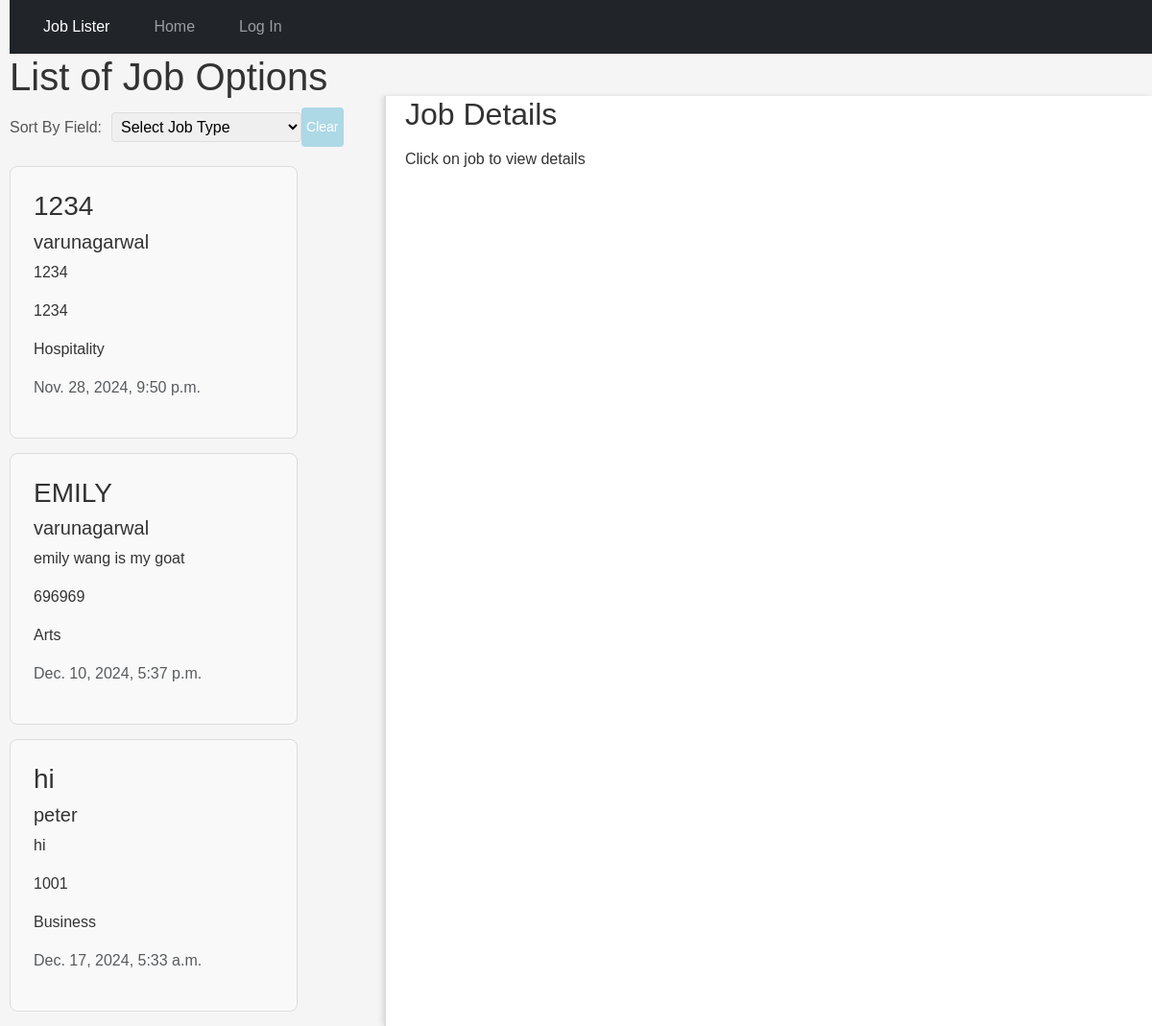
Page /view-listings/ on the earlier database version.
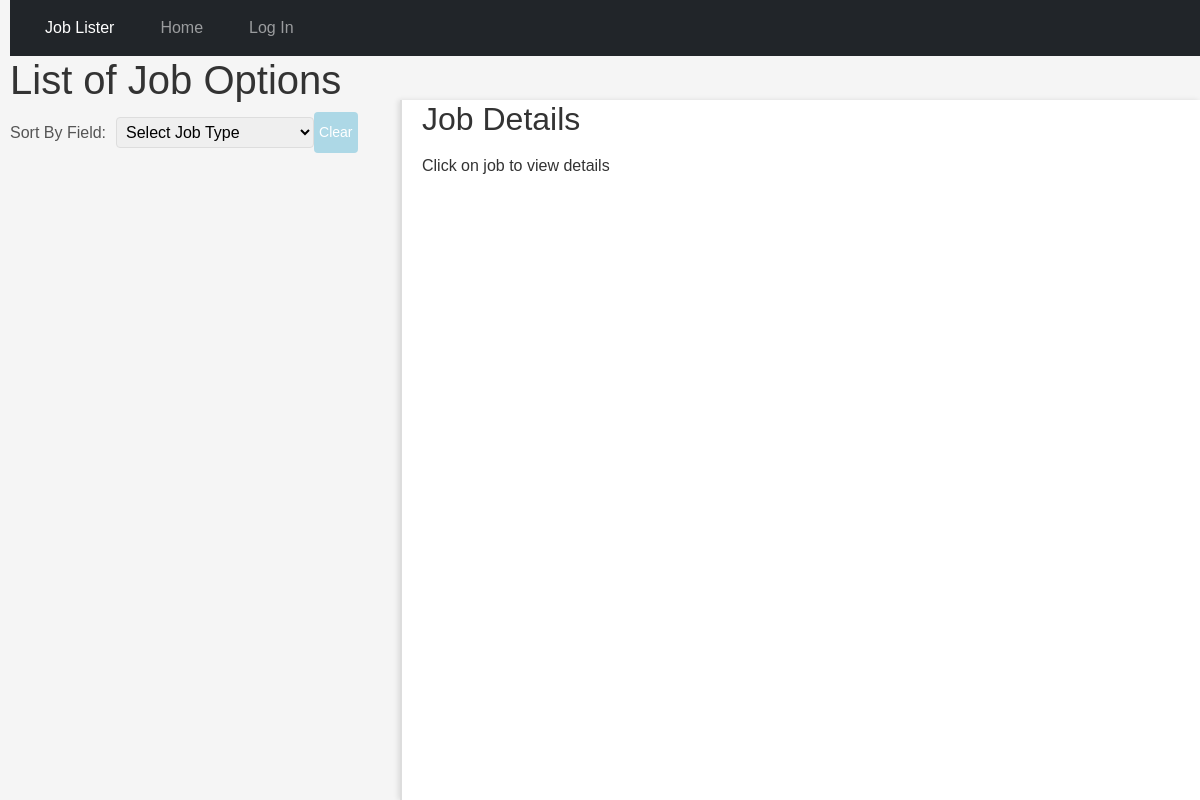
Same page on the later database version.
### joblist/models.py (models this page shows, shortened)
class JobListing(models.Model):
    jobtypechoices = ( ("Arts", "Arts"),
                      ("Business", "Business"),
                        ("Communications", "Communications"),
                        ("Education", "Education"),
                        ("Healthcare", "Healthcare"),
                        ("Hospitality", "Hospitality"),
                        ("Information Technology", "Information Technology"),
                        ("Law Enforcement", "Law Enforcement"),
                        ("Sales and Marketing", "Sales and Marketing"),
                        ("Science", "Science"),
                        ("Transportation", "Transportation"),
                        ("Other", "Other"
                        ))
    jobfield = models.CharField(
        choices=jobtypechoices,
        max_length=100,
        null=True,
        blank=True,
        default='other')
    job_title = models.CharField(max_length=100)
    description = models.TextField()
    date_posted = models.DateTimeField(default=timezone.now)
    salary = models.IntegerField()
    author = models.ForeignKey(User, on_delete=models.CASCADE)
    company_name = models.CharField(max_length=100, default='Unknown Company')
    status = models.TextField()

class CustomUser(AbstractUser):
    choices = ( ("Student", "Student"),
               ("Employer", "Employer"),
               ("Mentor", "Mentor"))
    role = models.CharField(max_length=20, choices = choices)

### joblist/views.py (the view)
# urls.py: path('view-listings/', views.listings, name="view-listings"),
def listings(request):
    jobs = JobListing.objects.all()
    jobtypechoices = ( ("Arts", "Arts"), ("Business", "Business"), ("Communications", "Communications"), ("Education", "Education"), ("Healthcare", "Healthcare"), ("Hospitality", "Hospitality"), ("Information Technology", "Information Technology"), ("Law Enforcement", "Law Enforcement"), ("Sales and Marketing", "Sales and Marketing"), ("Science", "Science"), ("Transportation", "Transportation"), ("Other", "Other" ))
    return render(request, 'joblist/view-listings.html', {"jobs": jobs, "displayform": False, "jobtypechoices": jobtypechoices})

### joblist/templates/joblist/view-listings.html (shortened to what this page needs)
{% extends "joblist/base.html" %}
{% block content %}
{% if displayform == False %}
<h1>List of Job Options</h1>
<div class = "sort-container">
<span>Sort By Field: </span>
<select id="job-type-dropdown" onchange="sortJobsByType()">
    <option value="">Select Job Type</option>
</select>
<button style="padding-right: 5px; padding-left: 5px; background: lightblue;" onClick = "sortJobsByType(true)" > Clear </button>
</div>
{% for job in jobs %}
<div class=' px-4 py-4 bg-lightblue job-box' style= "width:300px;" job-type-data = "{{job.jobfield}}">
<a href= "#" onclick = "managesidebar(' {{job.job_title}}', '{{job.author}}', '{{job.description}}', '{{job.salary}}', '{{job.company_name}}', '{{job.id}}', '{{job.jobfield}}')" class="text-decoration-none text-reset">
    <h3>{{job.job_title}}</h3>
    <h5>{{job.author}}</h5>
    <p>{{job.description|truncatewords:20}}</p>
    <p>{{job.salary}}</p>
    <p id = "job-type-data">{{job.jobfield}}</p>
    <p class = "text-muted">{{job.date_posted}}</p>
</a>
</div>
{% endfor %}
<div class = "sidebar" id = "sidebar">
    <h2>Job Details</h2>
    <p id = "job-description">Click on job to view details</p>
</div>
{% else %}
<form method="POST" action="">
    {% csrf_token %}
    {{ form.as_p }}
    <button type="submit">Submit Application</button>
</form>
{% endif %}
{% endblock content %}

### joblist/templates/joblist/base.html (shortened to what this page needs)
{% load static %}
<!doctype html>
<html lang="en">
  <head>
    <link rel="stylesheet" href="https://cdn.jsdelivr.net/npm/bootstrap@5.3.3/dist/css/bootstrap.min.css">
    <link rel="stylesheet" href="{% static 'css/styles.css' %}">
  </head>
  <body style="padding-left: 10px">
  {% if user.is_authenticated %}
  {% if user.is_superuser %}
  <nav class = "navbar navbar-expand-sm bg-dark navbar-dark">
    <div class = "container-fluid">
        <ul class = "navbar-nav">
          <li class = "nav-item">
            <a class = "nav-link active" href = "/">Job Lister</a>
          </li>
          <li class = "nav-item"><a class = "nav-link" href = "/">Home</a></li>
          <li class = "nav-item"><a class = "nav-link" href = "/approvelistings">View Pending Job Listings</a></li>
          <li class = "nav-item"><a class = "nav-link" href = "/approvementor">View Pending Mentor Applications</a></li>
          <li class = "nav-item"><a class = "nav-link" href = "{% url 'account_logout' %}">Log Out</a></li>
        </ul>
    </div>
  </nav>
    {% elif user.role == "Student" %}
    <nav class = "navbar navbar-expand-sm bg-dark navbar-dark">
      <div class = "container-fluid">
          <ul class = "navbar-nav">
            <li class = "nav-item">
              <a class = "nav-link active" href = "/">Job Lister</a>
            </li>
            <li class = "nav-item"><a class = "nav-link" href = "/">Home</a></li>
            <li class = "nav-item"><a class = "nav-link"href = "/view-listings">View Listings</a></li>
            <li class = "nav-item"><a class = "nav-link" href = "/profile">Profile</a></li>
            <li class = "nav-item"><a class = "nav-link" href = "{% url 'account_logout' %}">Log Out</a></li>
          </ul>
      </div>
    </nav>
    {% elif user.role == "Mentor" %}
    <nav class = "navbar navbar-expand-sm bg-dark navbar-dark">
      <div class = "container-fluid">
          <ul class = "navbar-nav">
            <li class = "nav-item">
              <a class = "nav-link active" href = "/">Job Lister</a>
            </li>
            <li class = "nav-item"><a class = "nav-link" href = "/">Home</a></li>
            <li class = "nav-item"><a class = "nav-link"href = "/mentorapply">Apply for Mentor</a></li>
            <li class = "nav-item"><a class = "nav-link" href = "/profile">Calander</a></li>
            <li class = "nav-item"><a class = "nav-link" href = "/profile">Students</a></li>
            <li class = "nav-item"><a class = "nav-link" href = "{% url 'account_logout' %}">Log Out</a></li>
          </ul>
      </div>
    </nav>
    {% else %}
    <nav class = "navbar navbar-expand-sm bg-dark navbar-dark">
      <div class = "container-fluid">
          <ul class = "navbar-nav">
            <li class = "nav-item">
              <a class = "nav-link active" href = "/">Job Lister</a>
            </li>
            <li class = "nav-item"><a class = "nav-link" href = "/">Home</a></li>
            <li class = "nav-item"><a class = "nav-link" href = "/make-listings">Make Listings</a></li>
            <li class = "nav-item"><a class = "nav-link" href = "/view-applications">View Applications</a></li>
            <li class = "nav-item"><a class = "nav-link" href = "/profile">Profile</a></li>
            <li class = "nav-item"><a class = "nav-link" href = "{% url 'account_logout' %}">Log Out</a></li>
          </ul>
      </div>
    </nav>
  {% endif %}
{% else %}
<nav class = "navbar navbar-expand-sm bg-dark navbar-dark">
  <div class = "container-fluid">
      <ul class = "navbar-nav">
        <li class = "nav-item">
          <a class = "nav-link active" href = "/">Job Lister</a>
        </li>
        <li class = "nav-item"><a class = "nav-link" href = "/">Home</a></li>
        <li class = "nav-item"><a class = "nav-link" href = "{% url 'account_login' %}">Log In</a></li>
      </ul>
  </div>
</nav>
{% endif %}
    {% block content %}
    {% endblock content %}
  </body>
</html>

### joblist/static/css/styles.css (style rules this page uses)
body { margin: 0; padding: 0; font-family: Arial, sans-serif; background-color: #f4f4f9; color: #333; }
nav { background-color: #333; color: #fff; padding: 10px 20px; display: flex; justify-content: space-between; align-items: center; }
nav a { color: #fff; text-decoration: none; margin: 0 15px; transition: color 0.3s ease; }
body { margin: 0; font-family: Arial, sans-serif; background-color: #f5f5f5; color: #333; overflow-x: hidden; overflow-y: scroll; }
a { text-decoration: none; color: #000080; transition: color 0.3s ease; }
.sidebar { position: fixed; top: 100px; right: 0; width: 800px; height: calc(100% - 100px); background-color: #ffffff; box-shadow: -2px 0 5px rgba(0, 0, 0, 0.1); border-left: 2px solid #ddd; padding-left: 20px; overflow-y: scroll; overflow-x: hidden; z-index: 1000; }
.sort-container { display: flex; align-items: center; margin-bottom: 20px; }
.sort-container span { margin-right: 10px; font-size: 16px; color: #555; }
#job-type-dropdown { padding: 5px; font-size: 16px; border: 1px solid #ddd; border-radius: 4px; }
button { background-color: #000080; color: #ffffff; border: none; padding: 10px 20px; border-radius: 4px; font-size: 14px; cursor: pointer; transition: background-color 0.3s ease; }

Differences in the rows shown:
removed JobListing: job_title "1234", author "varunagarwal", description "1234", salary "1234", jobfield "Hospitality", date_posted "Nov. 28, 2024, 9:50 p.m."
removed JobListing: job_title "EMILY", author "varunagarwal", description "emily wang is my goat", salary "696969", jobfield "Arts", date_posted "Dec. 10, 2024, 5:37 p.m."
removed JobListing: job_title "hi", author "peter", description "hi", salary "1001", jobfield "Business", date_posted "Dec. 17, 2024, 5:33 a.m."
